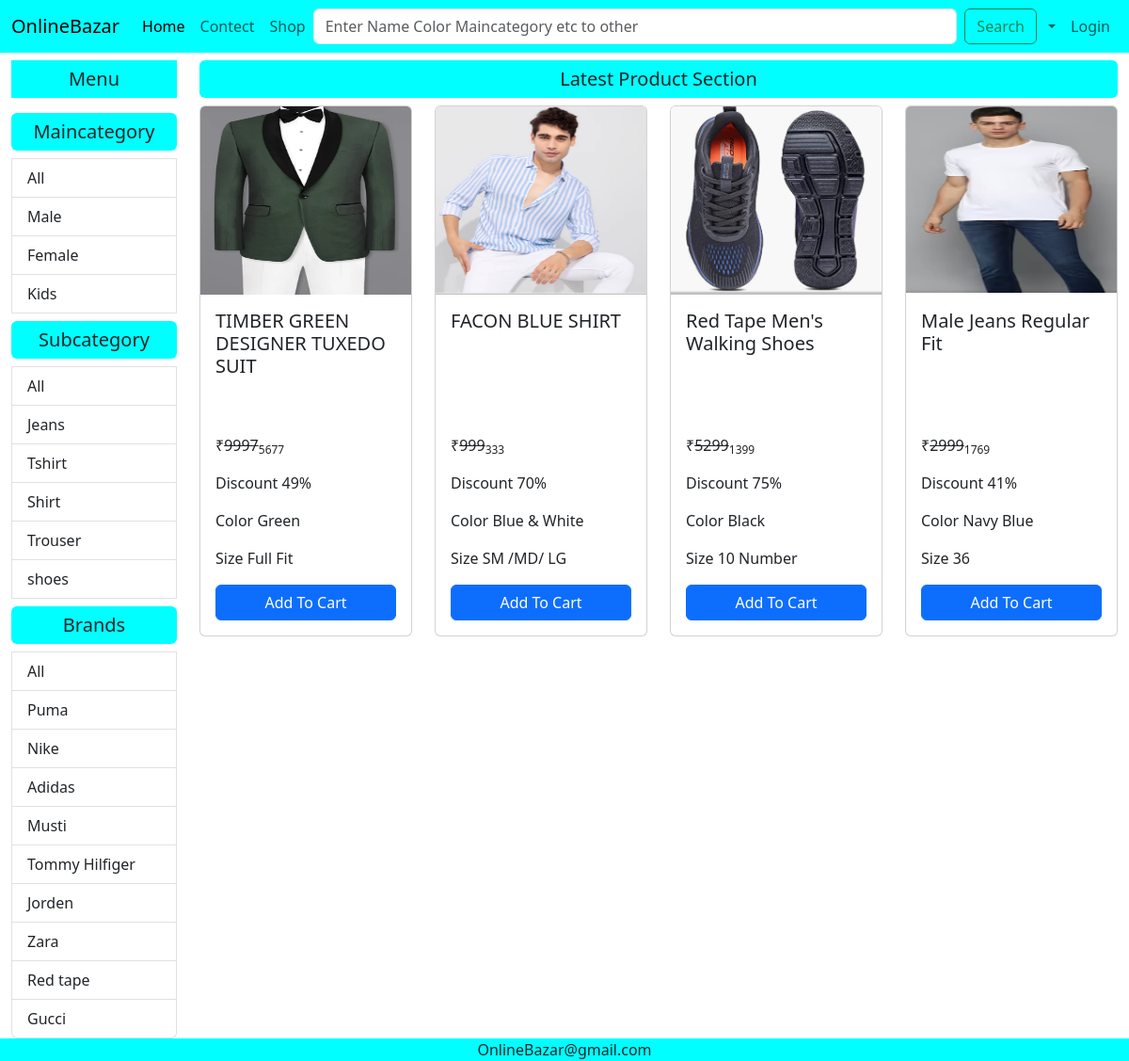
Screenshot of /shop/Male/All/All/ with the database file from the repository.
### mainapp/models.py (models this page shows, shortened)
class Maincategory(models.Model):
    id=models.AutoField(primary_key=True)
    name=models.CharField(max_length=30)

class Subcategory(models.Model):
    id=models.AutoField(primary_key=True)
    name=models.CharField(max_length=30)

class Brand(models.Model):
    id=models.AutoField(primary_key=True)
    name=models.CharField(max_length=30)

class Product(models.Model):
    id=models.AutoField(primary_key=True)
    name=models.CharField(max_length=60)
    maincategory=models.ForeignKey(Maincategory,on_delete=models.CASCADE)
    subcategory=models.ForeignKey(Subcategory,on_delete=models.CASCADE)
    brand=models.ForeignKey(Brand,on_delete=models.CASCADE)
    color=models.CharField(max_length=20)
    size=models.CharField(max_length=20)
    description=models.TextField()
    baseprice=models.IntegerField()
    discount=models.IntegerField(default=0,null=True,blank=True)
    finalprice=models.IntegerField()
    pic1=models.ImageField(upload_to="uploads",default="",null=True,blank=True)
    pic2=models.ImageField(upload_to="uploads",default="",null=True,blank=True)
    pic3=models.ImageField(upload_to="uploads",default="",null=True,blank=True)
    pic4=models.ImageField(upload_to="uploads",default="",null=True,blank=True)

### mainapp/views.py (the view)
# urls.py: path('shop/<str:mc>/<str:sc>/<str:br>/',views.shoppage),
def shoppage(Request,mc,sc,br):
    if (mc == 'All' and sc == 'All' and br == 'All'):
        data = Product.objects.all().order_by('id').reverse()
    elif (mc != 'All' and sc == 'All' and br == 'All'):
        data = Product.objects.filter(
            maincategory=Maincategory.objects.get(name=mc)).order_by('id').reverse()
    elif (mc == 'All' and sc != 'All' and br == 'All'):
        data = Product.objects.filter(
            subcategory=Subcategory.objects.get(name=sc)).order_by('id').reverse()
    elif (mc == 'All' and sc == 'All' and br != 'All'):
        data = Product.objects.filter(
            brand=Brand.objects.get(name=br)).order_by('id').reverse()
    elif (mc != 'All' and sc != 'All' and br == 'All'):
        data = Product.objects.filter(maincategory=Maincategory.objects.get(
            name=mc), subcategory=Subcategory.objects.get(name=sc)).order_by('id').reverse()
    elif (mc != 'All' and sc == 'All' and br != 'All'):
        data = Product.objects.filter(maincategory=Maincategory.objects.get(
            name=mc), brand=Brand.objects.get(name=br)).order_by('id').reverse()
    elif (mc == 'All' and sc != 'All' and br != 'All'):
        data = Product.objects.filter(brand=Brand.objects.get(
            name=br), subcategory=Subcategory.objects.get(name=sc)).order_by('id').reverse()
    else:
        data = Product.objects.filter(maincategory=Maincategory.objects.get(name=mc), brand=Brand.objects.get(
            name=br), subcategory=Subcategory.objects.get(name=sc)).order_by('id').reverse()
    maincategory = Maincategory.objects.all()
    subcategory = Subcategory.objects.all()
    brand = Brand.objects.all()
    return render(Request, "shop.html", {'data': data, 'maincategory': maincategory, 'subcategory': subcategory, 'brand': brand, 'mc': mc, 'sc': sc, 'br': br})

### mainapp/templates/shop.html (shortened to what this page needs)
{% extends "home.html" %}
{% block content %}
<div class="container-fluid">
    <div class="row">
        <div class="col-lg-2 col-md-3 col-sm-6 col-12">
            <h5 class="background mt-2 text-center p-2 ">Menu</h5>
            <div class="list-group">
                <h5 class="background mt-2 text-center rounded p-2">Maincategory</h5>
                <a href="/shop/All/{{sc}}/{{br}}/" class="list-group-item list-group-item-action">All</a>
               {% for i in maincategory %}
               <a href="/shop/{{i.name}}/{{sc}}/{{br}}/" class="list-group-item list-group-item-action">{{i.name}}</a>
               {% endfor %}
            <h5 class="background text-center rounded mt-2 p-2">Subcategory</h5>
            <a href="/shop/{{mc}}/All/{{br}}/" class="list-group-item list-group-item-action">All</a>
            {% for i in subcategory %}
            <a href="/shop/{{mc}}/{{i.name}}/{{br}}" class="list-group-item list-group-item-action">{{i.name}}</a>
            {% endfor %}
            <h5 class="background text-center rounded mt-2 p-2">Brands</h5>
            <a href="/shop/{{mc}}/{{sc}}/All/" class="list-group-item list-group-item-action">All</a>
            {% for i in brand %}
            <a href="/shop/{{mc}}/{{sc}}/{{i.name}}" class="list-group-item list-group-item-action">{{i.name}}</a>
            {% endfor %}
              </div>
        </div>
        <div class="col-lg-10 col-md-9 col-sm-6 col-12">
            <h5 class="background text-center p-2 my-2 rounded">Latest Product Section</h5>
                <div class="row">
                    {% for i in data %}
                    <div class="col-xl-3 col-lg-3 col-md-4 col-sm-6 col-12 mb-3">
                        <div class="card">
                            <img src="{{ i.pic1.url }}" height="200px" class="card-img-top" alt="...">
                            <div class="card-body">
                                <h5 class="card-title">{{i.name}}</h5>
                                <br>
                                <p class="card-text">&#8377;<del>{{i.baseprice}}</del><sub>{{i.finalprice}}</sub></p>
                                <p class="card-text">Discount {{i.discount}}%</p>
                                <p class="card-text">Color {{i.color}}</p>
                                <p class="card-text">Size {{i.size}}</p>
                                <a href="/single/{{i.id}}" class="btn btn-primary w-100">Add To Cart</a>
                            </div>
                        </div>
                    </div>
                    {% endfor %}
                </div>
            </div>
        </div>
    </div>
{% endblock %}

### mainapp/static/CSS/style.css (style rules this page uses)
.background { background-color: aqua; }
.card-title { height: 100px; }

### rows the page displays
Maincategory: name "Male"
Maincategory: name "Female"
Maincategory: name "Kids"
Subcategory: name "Jeans"
Subcategory: name "Tshirt"
Subcategory: name "Shirt"
Subcategory: name "Trouser"
Subcategory: name "shoes"
Brand: name "Puma"
Brand: name "Nike"
Brand: name "Adidas"
Brand: name "Musti"
Brand: name "Tommy Hilfiger"
Brand: name "Jorden"
Brand: name "Zara"
Brand: name "Red tape"
Brand: name "Gucci"
Product: pic1 (picture), name "TIMBER GREEN DESIGNER TUXEDO SUIT", baseprice "9997", finalprice "5677", discount "49", color "Green", size "Full Fit"
Product: pic1 (picture), name "FACON BLUE SHIRT", baseprice "999", finalprice "333", discount "70", color "Blue & White", size "SM /MD/ LG"
Product: pic1 (picture), name "Red Tape Men's Walking Shoes", baseprice "5299", finalprice "1399", discount "75", color "Black", size "10 Number"
Product: pic1 (picture), name "Male Jeans Regular Fit", baseprice "2999", finalprice "1769", discount "41", color "Navy Blue", size "36"
